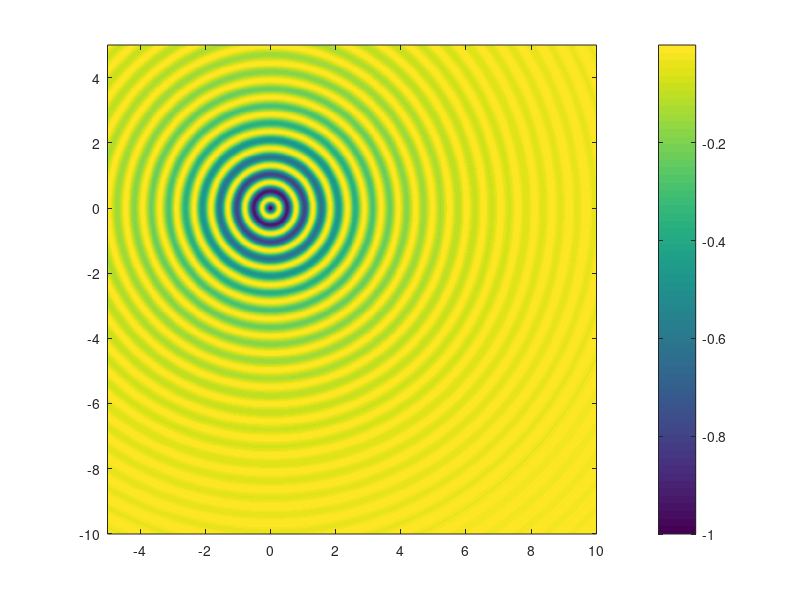

Source code (MATLAB): (Note: this script raises an error after producing the figure.)
% recocido simulado y algoritmos geneticos

clear

rng(0);

hacerRecocido = true;
hacerAlgGen = true;
hacerMatlab = true;

% funcion
f2 = @(x,y)  - (1 + cos(12*sqrt(x.^2+y.^2))) ./ (0.5*(x.^2+y.^2) + 2);
f = @(x) f2(x(:,1),x(:,2));

% funcion de fitness
ff = @(x) exp(-f(x));

% ----- a) visualizar -----

% cantidad de puntos
n = 1000;

xmin = -5;
xmax = 10;
ymin = -10;
ymax = 5;

x = linspace(xmin, xmax, n);
y = linspace(ymin, ymax, n);
[X, Y] = meshgrid(x,y);

k = 1;
figure(k)
  k = k+1;
  imagesc(x,y,f2(X,Y))
  set(gca,'YDir','normal')
  colorbar
  axis square 

% ----- b) recocido -----

if hacerRecocido

% parametros para recocido
global a tf L
a = 0.9;
tf = 1e-7;
L = 2500;

% valores iniciales aleatorios
pdx = makedist('Uniform', xmin, xmax);
pdy = makedist('Uniform', ymin, ymax);
x0 = random(pdx, 1, 1);
y0 = random(pdy, 1, 1);

% temperatura inicial
global t0
t0 = 0.5*abs(f([x0 y0]));

tic
xf_rec = recoc([x0 y0], f)
t_rec = toc;
f(xf_rec)

end

% ----- c) algoritmo genetico -----

if hacerAlgGen

% parametros
global n_generations n_elite sig
sig = 0.5;
n_generations = 500;
n_individuals = 100;
n_elite = round(n_individuals*0.03);

% poblacion inicial
pdx = makedist('Uniform', xmin, xmax);
pdy = makedist('Uniform', ymin, ymax);
x0 = random(pdx, n_individuals, 1);
y0 = random(pdy, n_individuals, 1);

% hacer algoritmo genetico
tic
xf_alg = algGen([x0 y0], ff)
t_alg = toc;
f(xf_alg)

end

% ----- d) toolbox de matlab -----

if hacerMatlab

% recocido simulado

pdx = makedist('Uniform', xmin, xmax);
pdy = makedist('Uniform', ymin, ymax);
x0 = random(pdx, 1, 1);
y0 = random(pdy, 1, 1);

tic
xf_recm = simulannealbnd(f, [x0 y0], [xmin ymin], [xmax ymax])
t_recm = toc;
f(xf_recm)

% algoritmo genetico

options = optimoptions(@ga, ...
                       'MaxGenerations', 800, ...
                       'MaxStallGenerations', 200, ...
                       'PopulationSize', 500, ...
                       'FunctionTolerance', 1e-8, ...
                       'UseVectorized', true);

tic
xf_algm = ga(f, 2, [], [], [], [], [xmin ymin], [xmax ymax], [], options)
t_algm = toc;
f(xf_algm)

try
  fprintf('tiempo recocido simulado: %d\n', t_rec)
  fprintf('tiempo algoritmo genetico: %d\n', t_alg)
  fprintf('tiempo recocido simulado (matlab): %d\n', t_recm)
  fprintf('tiempo algoritmo genetico (matlab): %d\n', t_algm)
end

end

% ----- funciones -----

function xbest = recoc(x0, f)
  global t0; global a; global L; global tf
  xbest = x0;
  t = t0;
  while t >= tf
    for i = 1:L
      % encontrar vecino
      xv = random('Normal', 0, 1, size(x0)) + x0;
      % calcular costo
      d = f(xv) - f(x0);
      % ver si se escoge
      p = rand;
      if ((p < exp(-d/t)) || d < 0) && (xv(1) > -5) && (xv(2) < 5)
        % nuevo x actual
        x0 = xv;
        % ver si es mejor que mejor global
        if f(x0) < f(xbest)
          xbest = x0;
        end
      end
    end
    % enfriar T
    t = a*t;
  end
end

function xbest = algGen(x0, f)
  global n_generations; global n_elite;
  n_individuals = height(x0);
  % poblacion inicial
  x = x0;
  % fitness
  y = f(x);

  % mejores historicos
  xbest = x;
  ybest = y;

  for i = 1:n_generations
    % seleccionar padres (n_individuals para que 
    % produzcan n_individuals/2 hijos)
    prob = selection(x,y);
    parent_idx = datasample(1:n_individuals, ...
                            n_individuals, 'Weights', prob);
    idx1 = parent_idx(1:round(n_individuals/2));      % primera mitad
    idx2 = parent_idx(round(n_individuals/2)+1:end);  % segunda mitad

    % reproducir (hijos son la mitad de la nueva poblacion)
    offspring = crossover(x(idx1,:), x(idx2,:));
    % mutate
    mutated = mutation(offspring);

    % poblacion nueva
    [~, elite] = maxk(prob, n_elite);
    old_selected = datasample(1:n_individuals, ...
                              round(n_individuals/2 - n_elite), ...
                              'Weights', prob);
    x = vertcat(x(elite,:), x(old_selected,:), mutated);
    % fitness nuevo
    y = f(x);

    % comparar con los mejores
    [this_ybest, best] = max(y);
    if this_ybest > ybest
      ybest = this_ybest;
      xbest = x(best,:);
    end
  end
end

function prob = selection(x, y)
  % cantidad de individuos
  [n_ind, ~] = size(x);
  % probabilidad segun funcion fitness
  sumfi = sum(y); 
  if sumfi == 0
    prob = rand(n_ind,1);
  else
    prob = y./sumfi;
  end
  % darle probabilidad 0 a los que esten fuera
  % de los limites
  prob(x(:,1) < -5) = 0;
  prob(x(:,2) > 5) = 0;
end

function offspring = crossover(x1, x2)
  [n_ind, ~] = size(x1);
  % distribucion aleatoria uniforme
  pd = makedist('Uniform',0,1);
  % hacer coeficientes para combinaciones
  bet = random(pd, n_ind, 1);
  % hacer hijos
  offspring = bet.*x1 + (1-bet).*x2;
end

function x_mutated = mutation(x)
  global sig;
  [n_individuals, ~] = size(x);
  x_mutated = x + sig * randn(n_individuals, 1);
end

